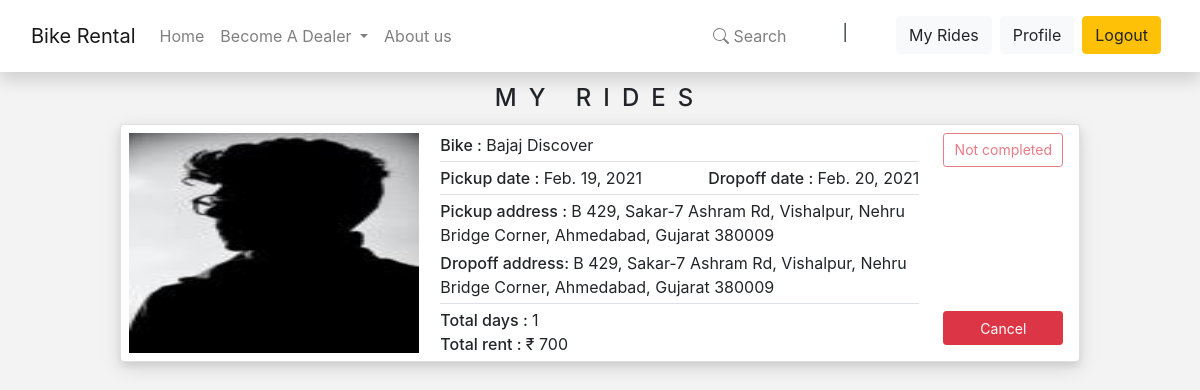
Page /customer/myrides/ (signed in) on the earlier database version.
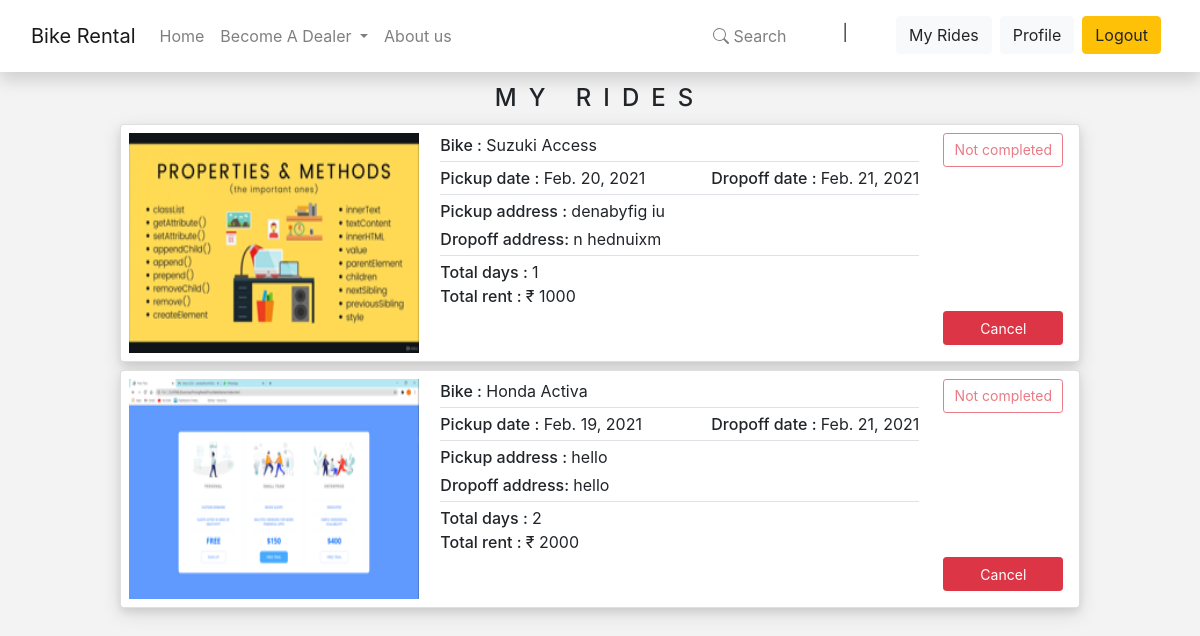
Same page on the later database version.
### bike/models.py (models this page shows, shortened)
class Booking(models.Model):
    booking_id = models.IntegerField(primary_key=True, auto_created=True)
    bike = models.ForeignKey(Bike,on_delete=models.CASCADE, default='')
    customer = models.ForeignKey('customer.Customer',on_delete=models.CASCADE, default='')
    pickup_date = models.DateField(auto_now=False, auto_now_add=False)
    dropoff_date = models.DateField(auto_now=False, auto_now_add=False)
    is_completed = models.BooleanField(default=False)
    total_days = models.PositiveIntegerField(default=0)
    total_rent = models.PositiveIntegerField(default=0)

class Bike(models.Model):
    bike_id = models.IntegerField(primary_key=True, auto_created=True)
    owner = models.ForeignKey(Dealer, on_delete=models.CASCADE)
    bike_company = models.CharField(max_length=20, default=None)
    bike_model = models.CharField(max_length=30, default=None)
    reg_number = models.CharField(max_length=10, default='')
    seat_capacity = models.DecimalField(decimal_places=0, max_digits=1, default=2)
    bike_location = models.ForeignKey('bikerental.Location', on_delete=models.CASCADE, default='')
    rent_per_day = models.PositiveIntegerField(default=0,max_length=None)
    driven_kms = models.PositiveIntegerField(default=0, max_length=None)
    is_confirmed = models.BooleanField(default=False)
    is_on_halt = models.BooleanField(default=False)
    pickup_add = models.TextField(default='')
    dropoff_add = models.TextField(default='')
    image = models.ImageField(default=None, upload_to='bike_pics')

### customer/views.py (the view)
# urls.py: path('myrides/', views.my_rides, name='customer-myrides'),
@login_required
def my_rides(request):
    all_booking = list(Booking.objects.all())
    loggedin_userid = request.user.id
    user_booking = []
    count = 0
    for b in all_booking:
        if str(b.customer.user_id) == str(loggedin_userid):
            if date.today() > b.dropoff_date:
                b.is_completed = True
                b.save()
            user_booking.append(b)
            count = count + 1
    return render(request,'customer/myrides.html',{'user_booking': user_booking})

### customer/templates/customer/myrides.html (shortened to what this page needs)
{% extends 'bikerental/base.html' %}
{% load crispy_forms_tags %}
{% block content %}
<div class="row">
    <legend class="mt-0" id="myridesheading">MY RIDES</legend>
</div>
{% for booking in user_booking %}
<div class="row card no-gutters">
    <div class="col-4">
        <img src="{{ booking.bike.image.url }}" alt="" class="bikeimg">
    </div>
    <div class="col-6 pl-0">
        <div class="lead mt-2 border-bottom pb-1">Bike : <span>{{ booking.bike.bike_company }} {{booking.bike.bike_model}}</span></div>
        <div class="dates border-bottom py-1">
            <div class="lead">Pickup date : <span>{{ booking.pickup_date }}</span></div>
            <div class="lead">Dropoff date : <span>{{ booking.dropoff_date }}</span></div>
        </div>
        <div class="border-bottom py-1">
            <div class="lead mb-1">Pickup address : <span>{{ booking.bike.pickup_add }}</span></div>
            <div class="lead ">Dropoff address: <span>{{ booking.bike.dropoff_add }}</span></div>
        </div>
        <div class="pt-1">
            <div class="lead">Total days : <span>{{ booking.total_days }}</span></div>
            <div class="lead">Total rent : <span>&#8377 {{ booking.total_rent }}</span></div>
        </div>
    </div>
    <div class="col-2 buttons">
        <div class="pt-2 ml-4">
            {% if booking.is_completed %}
            <button type="button" class="btn btn-outline-success btn-sm myridesbutton" disabled>Completed</button>
            {% else %}
            <button type="button" class="btn btn-outline-danger btn-sm myridesbutton" disabled>Not completed</button>
            {% endif %}
        </div>
        <div class="pt-1 ml-4">
            {% if booking.is_completed %}
            {% else %}
            <form action="{% url 'customer-cancelbooking' %}" enctype="multipart/form-data" method="POST" class="">
                <button class="btn btn-danger btn-sm myridesbutton" value="{{ booking.booking_id }}"
                    name="cancelbutton">Cancel</button>
            </form>
            {% endif %}
        </div>
    </div>
</div>
{% endfor %}
{% endblock content %}

### bikerental/templates/bikerental/base.html (shortened to what this page needs)
{% load static %}
    <html lang="en">
    <head>
        <link rel="stylesheet" href="https://cdn.jsdelivr.net/npm/bootstrap@4.5.3/dist/css/bootstrap.min.css"
>
        <link rel="stylesheet" href="{% static 'css/app.css' %}">
    </head>
    <body>
        <header class="site-header">
            <nav class="navbar navbar-expand-lg navbar-light  fixed-top py-3 shadow">
                <div class="container-fluid">
                    <a class="navbar-brand" href="{% url 'home' %}">Bike Rental</a>
                    <div class="collapse navbar-collapse" id="navbarSupportedContent">
                        <ul class="navbar-nav mr-auto">
                            <li class="nav-item">
                                <a class="nav-link" href="{% url 'home' %}">Home</a>
                            </li>
                            {% if user.is_authenticated and user.is_customer %}
                            <li class="nav-item dropdown">
                                <a class="nav-link dropdown-toggle" href="#" id="navbarDropdown" role="button"
                                    data-toggle="dropdown" aria-haspopup="true" aria-expanded="false">
                                    Become A Dealer
                                </a>
                            </li>
                            {% endif %}
                            <li class="nav-item">
                                <a class="nav-link" href="#">About us</a>
                            </li>
                        </ul>
                        <ul class="navbar-nav">
                            {% if user.is_authenticated and user.is_customer %}
                            <li class="nav-item mr-5">
                                <div id="search">
                                    <a class="nav-link">
                                         Search</a>
                                </div>
                            </li>
                            <li class="nav-item mr-5 mt-1">
                                <span class="">&#124;</span>
                            </li>
                            {% endif %}
                            {% if user.is_authenticated and user.is_customer %}
                            <li class="nav-item">
                                <a class="btn btn-light my-2 my-sm-0 mr-2" href="{% url 'customer-myrides' %}">My Rides</a>
                            </li>
                            <li class="nav-item">
                                <a class="btn btn-light my-2 my-sm-0 mr-2"
                                    href="{% url 'customer-profile' %}">Profile</a>
                            </li>
                            <li class="nav-item">
                                <a class="btn btn-warning my-2 my-sm-0 mr-2"
                                    href="{% url 'customer-logout' %}">Logout</a>
                            </li>
                            {% endif %}
                        </ul>
                    </div>
                </div>
            </nav>
        </header>
        <main role="main" class="container-fluid">
            {% block content %} {% endblock %}
        </main>
    </body>
    </html>

### static/css/app.css (style rules this page uses)
body { background-image: url('img/bike2.jpg'); background-size: cover; background-attachment: fixed; margin-top: 5rem; }
.navbar { background-color: white; }

### customer/templates/customer/myrides.html (style rules this page uses)
body { background-image: none; background-color: #f3f3f3; display: flex; min-height: 85vh; }
#myridesheading { text-align: center; letter-spacing: .5em; font-weight: 500; }
.row { display: flex; flex-direction: row; justify-content: center; }
.card { width: 60rem; margin: auto; box-shadow: 0 4px 8px 0 rgba(0, 0, 0, 0.1), 0 6px 20px 0 rgba(66, 47, 47, 0.11); margin-bottom: .5rem; }
.bikeimg { width: 290px; height: 220px; margin: .5rem .5rem; }
.lead { font-size: medium; font-weight: 500; }
span { font-weight: 400; }
.myridesbutton { width: 7.5rem; height: 2.1rem; }
.buttons { display: flex; flex-direction: column; justify-content: space-between; }
.dates { display: flex; flex-direction: row; justify-content: space-between; }

Differences in the rows shown:
changed Booking: bike.image: a different picture; bike.bike_company "Bajaj" → "Suzuki"; bike.bike_model "Discover" → "Access"; pickup_date "Feb. 19, 2021" → "Feb. 20, 2021"; dropoff_date "Feb. 20, 2021" → "Feb. 21, 2021"; bike.pickup_add "B 429, Sakar-7 Ashram Rd, Vishalpur, Nehru Bridge Corner, Ahmedabad, Gujarat 380009" → "denabyfig iu"; bike.dropoff_add "B 429, Sakar-7 Ashram Rd, Vishalpur, Nehru Bridge Corner, Ahmedabad, Gujarat 380009" → "n hednuixm"; total_rent "700" → "1000"
added Booking: bike.image (picture), bike.bike_company "Honda", bike.bike_model "Activa", pickup_date "Feb. 19, 2021", dropoff_date "Feb. 21, 2021", bike.pickup_add "hello", bike.dropoff_add "hello", total_days "2", total_rent "2000", is_completed "Not completed"
